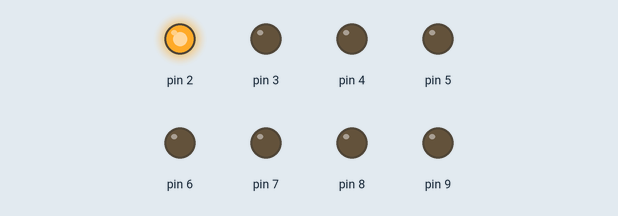
Simulated run of this sketch. Board: Arduino Uno, built with avr-gcc and run on an emulated ATmega328P. Shown: output pins drawn as LEDs (lit = HIGH).

Above: at 0.05 s.
At 0.45 s:
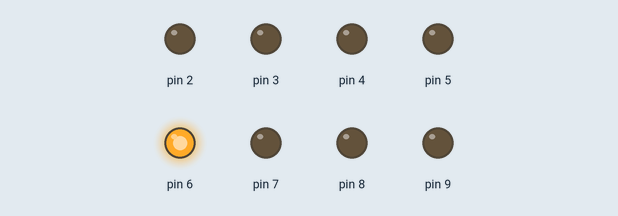
At 0.75 s:
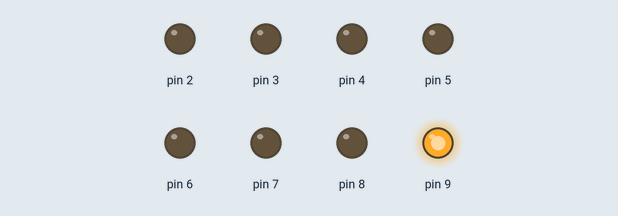
At 1.55 s:
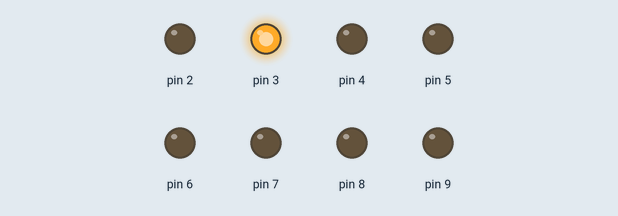
At 2.35 s:
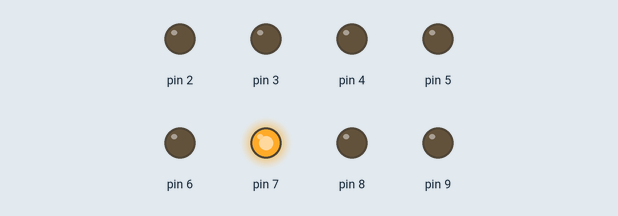
At 3.15 s:
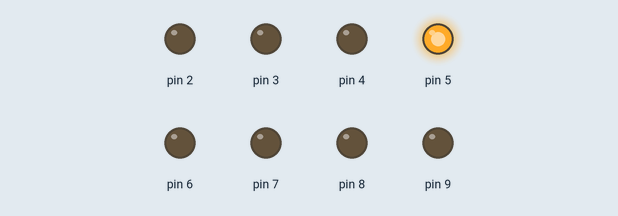
Timing chart, 0 to 3.5 s (numbered marks = the images above):
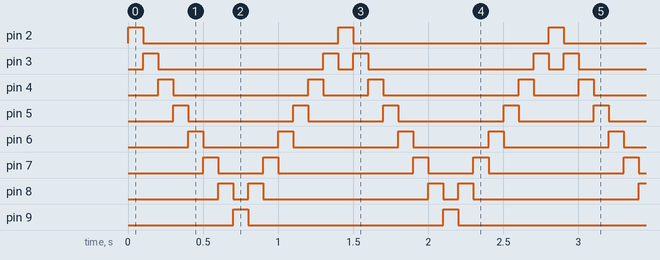

Measured:
- by itself, pin 2, pin 9: alternates HIGH for 0.10 s and LOW for 1.3 s
- by itself, pin 3: repeats every 1.4 s: LOW 1.1 s, HIGH 0.10 s, LOW 0.10 s, HIGH 0.10 s
- by itself, pin 4: repeats every 1.4 s: LOW 0.90 s, HIGH 0.10 s, LOW 0.30 s, HIGH 0.10 s
- by itself, pin 5: repeats every 1.4 s: LOW 0.70 s, HIGH 0.10 s, LOW 0.50 s, HIGH 0.10 s
- by itself, pin 6: repeats every 1.4 s: LOW 0.50 s, HIGH 0.10 s, LOW 0.70 s, HIGH 0.10 s
- by itself, pin 7: repeats every 1.4 s: LOW 0.30 s, HIGH 0.10 s, LOW 0.90 s, HIGH 0.10 s
- by itself, pin 8: repeats every 1.4 s: LOW 0.10 s, HIGH 0.10 s, LOW 1.1 s, HIGH 0.10 s

The sketch:

lightbar2.ino
```cpp
int upspeed = 100;
int downspeed = 100;
void setup() {
for (int i = 2; i < 10; i++) {
pinMode(i, OUTPUT);
}
}
void allLEDsOff(void)
{
for (int i = 2; i < 10; i++) {
digitalWrite(i, LOW);
}
}
void loop() {
for (int i = 2; i < 9; i++) {
allLEDsOff();
digitalWrite(i, HIGH);
delay(upspeed);
}
for (int i = 9; i > 2; i--) {
allLEDsOff();
digitalWrite(i, HIGH);
delay(downspeed);
}
}
```
